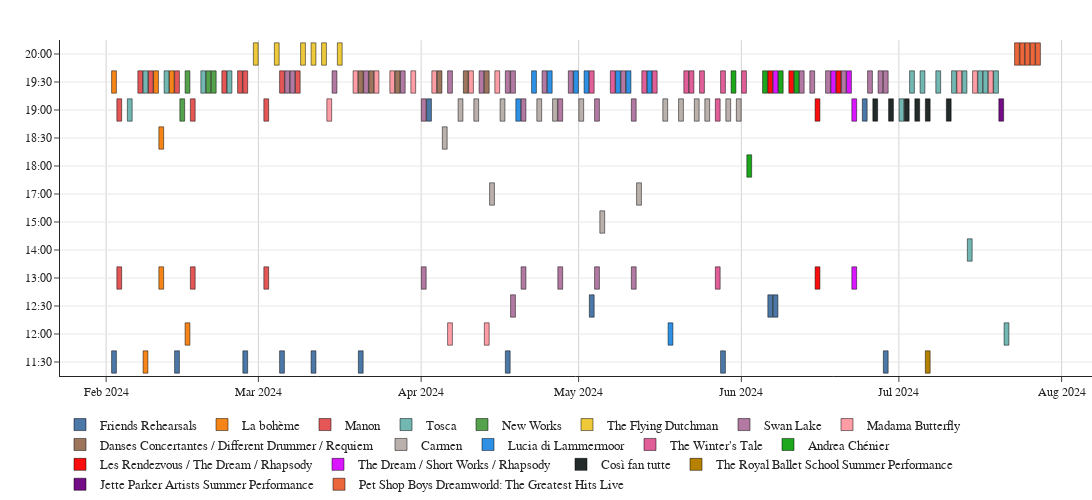

Notebook source saved alongside this figure:
### Code cell
import plotly.express as px


def plot_events(events_df, colour1="T10", colour2="Dark24"):
    """
    Plot the timeline of the upcoming events on the Main Stage
    """
    today = pd.Timestamp.today(tz="Europe/London") - pd.Timedelta(hours=1)
    events_df_sub = events_df.query(
        "location == 'Main Stage' & date >= @today.date()"
    ).reset_index(drop=True)
    # Start time: 1:00, End time: 23:00 of the event date
    events_df_sub["timestamp_start"] = events_df_sub.timestamp.dt.floor(
        "D"
    ) + pd.Timedelta(hours=1)
    events_df_sub["timestamp_end"] = events_df_sub.timestamp.dt.ceil(
        "D"
    ) - pd.Timedelta(hours=1)

    events_df_sub["date_str"] = events_df_sub.timestamp.dt.strftime("%b %-d, %Y")

    colour1_list = getattr(px.colors.qualitative, colour1)
    colour2_list = getattr(px.colors.qualitative, colour2)
    combined = colour1_list + colour2_list
    fig = px.timeline(
        events_df_sub,
        x_start="timestamp_start",
        x_end="timestamp_end",
        y="time",
        custom_data=["title", "url", "date_str"],
        color="title",
        title="Royal Opera House Events",
        template="simple_white",
        hover_name="url",
        color_discrete_sequence=combined,
    )
    # Keep first 5 characters of the y axis marks
    fig.update_yaxes(
        categoryorder="category ascending",
        showgrid=True,
        tickvals=events_df_sub.time.unique(),
        ticktext=[str(x)[:5] for x in events_df_sub.time.unique()],
        title="",
    )
    fig.update_xaxes(
        title="",
        showgrid=True,
        gridwidth=1,
        gridcolor="LightGray",
    )
    fig.update_layout(
        hovermode="closest",
        hoverdistance=1000,
        width=1700,
        height=500,
        margin=dict(l=0, r=0, b=0, t=40, pad=0),
    )
    fig.update_layout(
        hoverlabel=dict(
            font_size=16,
            font_family="Gotham",
            font_color="White",
            bgcolor="#C7102E",
        ),
        legend=dict(
            title="",
            title_font=dict(size=15, family="Gotham"),
            font=dict(size=13, family="Gotham"),
            orientation="h",
        ),
        title=None,
    )
    fig.layout.font.family = "Gotham"
    fig.update_traces(
        hovertemplate="<br>".join(
            [
                "%{customdata[0]}",
                "%{customdata[2]}",
                "%{y}",
            ],
        )
        + "<extra></extra>",
        marker=dict(opacity=1, line=dict(width=0.5, color="Black")),
    )
    fig.show()
    # fig.write_image(f"output/ROH_events.png", scale=3)


plot_events(events_df)
